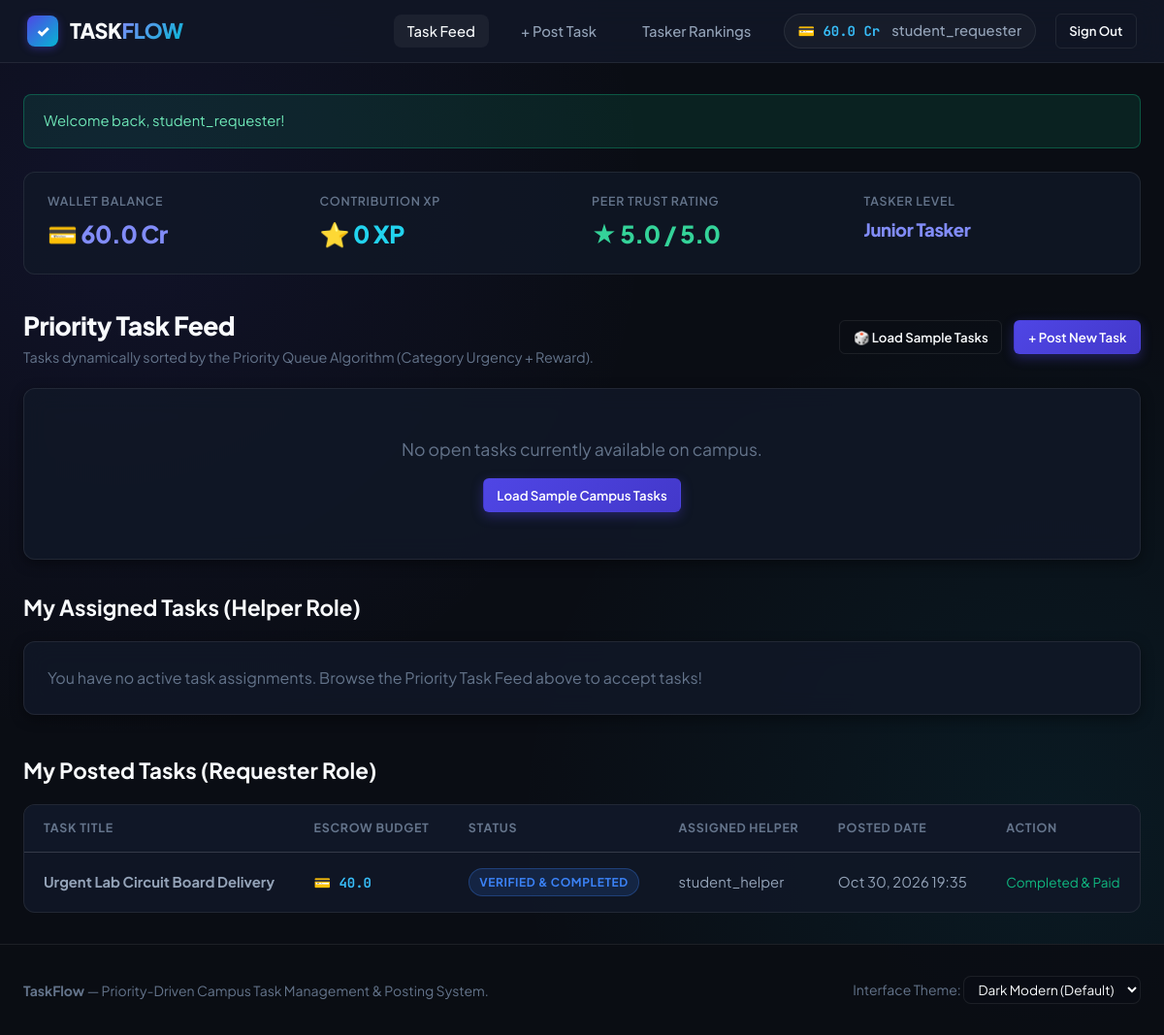
The page /php/dashboard.php (signed in) on the database its author committed.
### tables this page shows
CREATE TABLE users (id INTEGER PRIMARY KEY AUTOINCREMENT, username TEXT UNIQUE NOT NULL, password TEXT NOT NULL, credits REAL DEFAULT 100.0, xp INTEGER DEFAULT 0, reputation REAL DEFAULT 5.0, role TEXT DEFAULT 'Guest User', badges TEXT DEFAULT '[]', created_at DATETIME DEFAULT CURRENT_TIMESTAMP);

CREATE TABLE quests (id INTEGER PRIMARY KEY AUTOINCREMENT, title TEXT NOT NULL, description TEXT NOT NULL, category TEXT NOT NULL, reward REAL NOT NULL, stake_amount REAL DEFAULT 0.0, status TEXT DEFAULT 'OPEN', escrow_status TEXT DEFAULT 'HELD', created_at DATETIME DEFAULT CURRENT_TIMESTAMP, deadline DATETIME, accepted_at DATETIME, poster_id INTEGER NOT NULL, solver_id INTEGER, file_path TEXT, FOREIGN KEY (poster_id) REFERENCES users(id), FOREIGN KEY (solver_id) REFERENCES users(id));

### php/includes/auth.php (called while the page is built, shortened)
<?php
function is_logged_in(): bool {
    return isset($_SESSION['user_id']);
}
function current_user(PDO $pdo): ?array {
    $stmt = $pdo->prepare("SELECT * FROM users WHERE id = ?");
    $stmt->execute([$_SESSION['user_id']]);
    $user = $stmt->fetch();
    return $user;
}
function get_flash(): ?array {
    if (isset($_SESSION['flash'])) {
        $flash = $_SESSION['flash'];
        return $flash;
    }
    return null;
}

### php/dashboard.php (the view, shortened to what this page needs)
<?php
require_once __DIR__ . '/config/database.php';
require_once __DIR__ . '/includes/auth.php';
$currentUser = current_user($pdo);
$stmt = $pdo->prepare("
    SELECT q.*, u.username as poster_name, u.reputation as poster_reputation
    FROM quests q
    JOIN users u ON q.poster_id = u.id
    WHERE q.status = 'OPEN' AND q.poster_id != ?
    ORDER BY q.created_at DESC
");
$stmt->execute([$currentUser['id']]);
$rawAvailableTasks = $stmt->fetchAll();
$availableTasks = TaskPriorityQueue::prioritize($rawAvailableTasks);
$stmt = $pdo->prepare("
    SELECT q.*, u.username as poster_name
    FROM quests q
    JOIN users u ON q.poster_id = u.id
    WHERE q.solver_id = ? AND q.status IN ('ACCEPTED', 'COMPLETED')
    ORDER BY q.created_at DESC
");
$stmt->execute([$currentUser['id']]);
$assignedTasks = $stmt->fetchAll();
$stmt = $pdo->prepare("
    SELECT q.*, u.username as solver_name
    FROM quests q
    LEFT JOIN users u ON q.solver_id = u.id
    WHERE q.poster_id = ?
    ORDER BY q.created_at DESC
");
$stmt->execute([$currentUser['id']]);
$postedTasks = $stmt->fetchAll();
require_once __DIR__ . '/includes/header.php';
?>
<div class="stats-banner">
    <div class="stat-item">
        <span class="stat-label">Wallet Balance</span>
        <span class="stat-value primary">💳 <?= number_format($currentUser['credits'], 1) ?> Cr</span>
    </div>
    <div class="stat-item">
        <span class="stat-label">Contribution XP</span>
        <span class="stat-value teal">⭐ <?= number_format($currentUser['xp']) ?> XP</span>
    </div>
    <div class="stat-item">
        <span class="stat-label">Peer Trust Rating</span>
        <span class="stat-value emerald">★ <?= number_format($currentUser['reputation'], 1) ?> / 5.0</span>
    </div>
    <div class="stat-item">
        <span class="stat-label">Tasker Level</span>
        <span class="stat-value" style="font-size: 1.15rem; color: #818cf8;"><?= htmlspecialchars($currentUser['role']) ?></span>
    </div>
</div>
<div style="display: flex; justify-content: space-between; align-items: center; margin-bottom: 1.25rem;">
    <div>
        <h2 style="font-size: 1.65rem; font-weight: 800; letter-spacing: -0.02em;">Priority Task Feed</h2>
        <p style="color: var(--text-muted); font-size: 0.9rem;">Tasks dynamically sorted by the Priority Queue Algorithm (Category Urgency + Reward).</p>
    </div>
    <div style="display: flex; gap: 0.75rem;">
        <a href="seed.php" class="btn btn-sm btn-outline" data-confirm="Populate sample campus tasks?">🎲 Load Sample Tasks</a>
        <a href="post_quest.php" class="btn btn-sm btn-primary">+ Post New Task</a>
    </div>
</div>
<?php if (empty($availableTasks)): ?>
    <div class="card" style="text-align: center; padding: 3rem 1rem; margin-bottom: 2rem;">
        <p style="color: var(--text-muted); font-size: 1.1rem; margin-bottom: 1rem;">No open tasks currently available on campus.</p>
        <a href="seed.php" class="btn btn-sm btn-primary">Load Sample Campus Tasks</a>
    </div>
<?php endif; ?>
<div style="margin-bottom: 2.5rem;">
    <h2 style="font-size: 1.4rem; font-weight: 700; margin-bottom: 1rem;">My Assigned Tasks (Helper Role)</h2>
    <?php if (empty($assignedTasks)): ?>
        <div class="card" style="padding: 1.5rem; color: var(--text-muted);">
            You have no active task assignments. Browse the Priority Task Feed above to accept tasks!
        </div>
    <?php endif; ?>
</div>
<div>
    <h2 style="font-size: 1.4rem; font-weight: 700; margin-bottom: 1rem;">My Posted Tasks (Requester Role)</h2>
    <?php if (empty($postedTasks)): ?>
        <div class="card" style="padding: 1.5rem; color: var(--text-muted);">
            You have not posted any tasks yet. <a href="post_quest.php">Post a task now</a>!
        </div>
    <?php else: ?>
        <div class="table-wrapper">
            <table class="table">
                <thead>
                    <tr>
                        <th>Task Title</th>
                        <th>Escrow Budget</th>
                        <th>Status</th>
                        <th>Assigned Helper</th>
                        <th>Posted Date</th>
                        <th>Action</th>
                    </tr>
                </thead>
                <tbody>
                    <?php foreach ($postedTasks as $pt): ?>
                        <tr>
                            <td><strong><?= htmlspecialchars($pt['title']) ?></strong></td>
                            <td><span class="currency-badge">💳 <?= number_format($pt['reward'], 1) ?></span></td>
                            <td>
                                <?php if ($pt['status'] === 'OPEN'): ?>
                                    <span class="badge badge-open">Open</span>
                                <?php elseif ($pt['status'] === 'ACCEPTED'): ?>
                                    <span class="badge badge-accepted">In Progress</span>
                                <?php elseif ($pt['status'] === 'COMPLETED'): ?>
                                    <span class="badge badge-completed">Submitted for Review</span>
                                <?php elseif ($pt['status'] === 'VERIFIED'): ?>
                                    <span class="badge badge-verified">Verified & Completed</span>
                                <?php endif; ?>
                            </td>
                            <td><?= $pt['solver_name'] ? htmlspecialchars($pt['solver_name']) : '<em>Unassigned</em>' ?></td>
                            <td><?= htmlspecialchars(date('M d, Y H:i', strtotime($pt['created_at']))) ?></td>
                            <td>
                                <?php if ($pt['status'] === 'COMPLETED'): ?>
                                    <form method="POST" action="quest_action.php" style="display:inline;">
                                        <input type="hidden" name="action" value="verify">
                                        <input type="hidden" name="quest_id" value="<?= $pt['id'] ?>">
                                        <button type="submit" class="btn btn-sm btn-primary" data-confirm="Confirm task completion and release payment + stake to <?= htmlspecialchars($pt['solver_name']) ?>?">Verify & Pay</button>
                                    </form>
                                <?php elseif ($pt['status'] === 'VERIFIED'): ?>
                                    <span style="font-size: 0.85rem; color: var(--status-open);">Completed & Paid</span>
                                <?php else: ?>
                                    <span style="font-size: 0.85rem; color: var(--text-muted);">&mdash;</span>
                                <?php endif; ?>
                            </td>
                        </tr>
                    <?php endforeach; ?>
                </tbody>
            </table>
        </div>
    <?php endif; ?>
</div>
<?php require_once __DIR__ . '/includes/footer.php'; ?>

### php/includes/header.php (shortened to what this page needs)
<?php
require_once __DIR__ . '/../config/database.php';
require_once __DIR__ . '/auth.php';
$currentUser = current_user($pdo);
$flash = get_flash();
?>
<!DOCTYPE html>
<html lang="en">
<head>
    <link rel="stylesheet" href="../assets/css/style.css">
    <link rel="stylesheet" href="../assets/css/themes.css">
</head>
<body>
    <header class="navbar">
        <div class="nav-container">
            <a href="index.php" class="brand-logo">
                <div class="brand-icon">✓</div>
                <span>TASK<span class="highlight">FLOW</span></span>
            </a>
            <nav>
                <ul class="nav-links">
                    <?php if ($currentUser): ?>
                        <li><a href="dashboard.php" class="nav-link <?= basename($_SERVER['PHP_SELF']) == 'dashboard.php' ? 'active' : '' ?>">Task Feed</a></li>
                        <li><a href="post_quest.php" class="nav-link <?= basename($_SERVER['PHP_SELF']) == 'post_quest.php' ? 'active' : '' ?>">+ Post Task</a></li>
                        <li><a href="leaderboard.php" class="nav-link <?= basename($_SERVER['PHP_SELF']) == 'leaderboard.php' ? 'active' : '' ?>">Tasker Rankings</a></li>
                        <li>
                            <div class="user-badge-nav">
                                <span class="currency-badge">💳 <?= number_format($currentUser['credits'], 1) ?> Cr</span>
                                <a href="profile.php" class="nav-link" style="padding:0;"><?= htmlspecialchars($currentUser['username']) ?></a>
                            </div>
                        </li>
                        <li><a href="logout.php" class="btn btn-sm btn-outline">Sign Out</a></li>
                    <?php else: ?>
                        <li><a href="index.php" class="nav-link">Overview</a></li>
                        <li><a href="login.php" class="nav-link">Log In</a></li>
                        <li><a href="register.php" class="btn btn-sm btn-primary">Sign Up (+100 Credits)</a></li>
                    <?php endif; ?>
                </ul>
            </nav>
        </div>
    </header>
    <div class="main-wrapper">
        <?php if ($flash): ?>
            <div class="alert alert-<?= htmlspecialchars($flash['type']) ?>">
                <?= htmlspecialchars($flash['message']) ?>
            </div>
        <?php endif; ?>

### rows shown on the page
users: credits "60.0", username "student_requester", xp "0", reputation "5.0", role "Junior Tasker"
quests: title "Urgent Lab Circuit Board Delivery", reward "40.0", status "VERIFIED & COMPLETED", solver.username "student_helper", created_at "Oct 30, 2026 19:35"

### other values the page prints
$flash['message'] "Welcome back, student_requester!"
